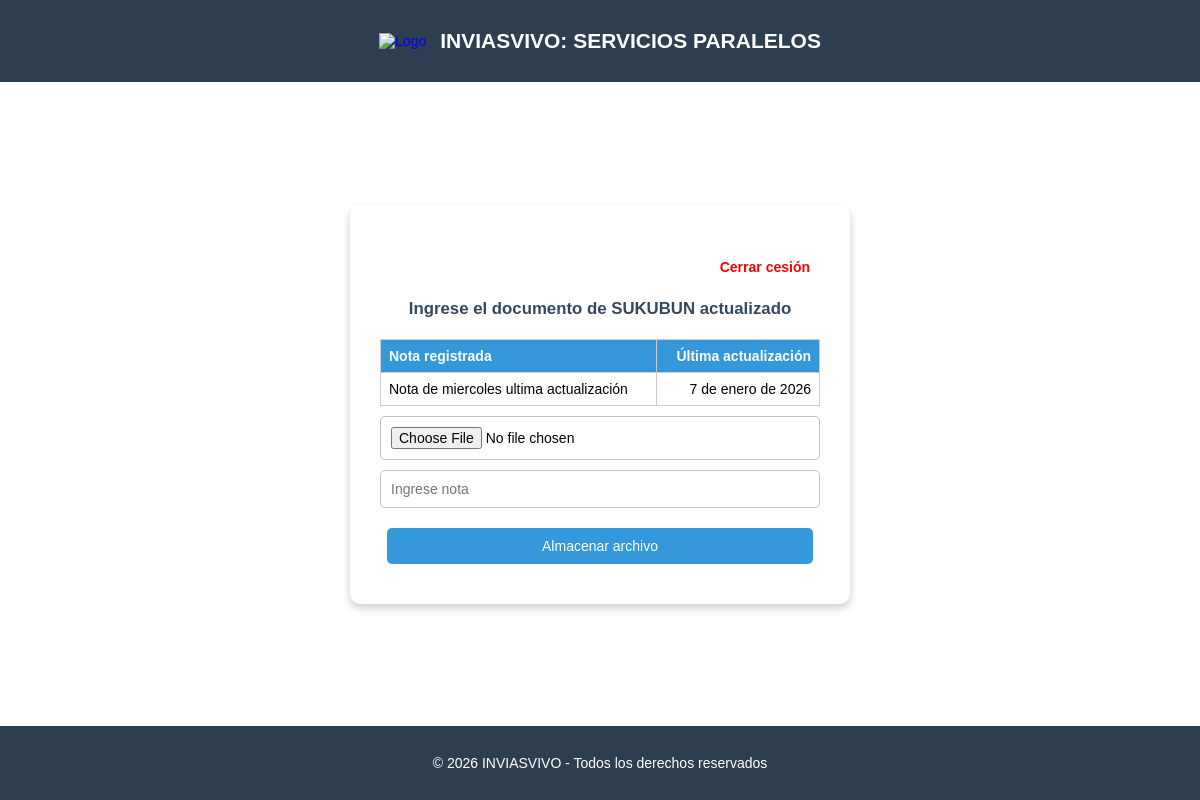
Page /demos/usuario/servicios-paralelos (signed in) on the committed database.
### demos/models.py (models this page shows)
class SukubunData(models.Model):
    file = models.FileField(upload_to=sukubun_path, storage=OverwriteStorage())
    note = models.CharField(max_length=500)
    create_at = models.DateField(auto_now_add=True)
    update_at = models.DateField(auto_now=True)
    def __str__(self):
        return f"{self.file} - {self.note} - {self.update_at}"

### demos/views.py (the view)
# urls.py: path('usuario/servicios-paralelos', views.preprocess_actions, name="preprocess_actions"),
@login_required(login_url='db_login', redirect_field_name=None)
def preprocess_actions(request):
    today = date.today()
    tomorrow = today + timedelta(days=1)
    last_sukubun = SukubunData.objects.order_by("-update_at").first()
    print('last sukubun')
    print(last_sukubun)
    sukubun_files = SukubunData.objects.all()
    return render(request, 'parallel_services.html', {
        'sukubun': sukubun_files,
        'last_sukubun': last_sukubun,
        'today': today,
        'tomorrow': tomorrow,
        })

### demos/templates/parallel_services.html (shortened to what this page needs)
{% extends 'index.html' %}
{% block header %}: SERVICIOS PARALELOS{% endblock %}
{% block content %}
<section class="sukubun">
    <form id="uploadForm" action="{% url 'db_sukubun' %}" method="post" enctype="multipart/form-data">
        <p><a class="logoutbtn" href="{% url 'db_logout' %}">Cerrar cesión</a></p>
         <h1>Ingrese el documento de SUKUBUN actualizado</h1>
         <table>
            <thead>
                <tr>
                    <td>Nota registrada</td>
                    <td>Última actualización</td>
                </tr>
            </thead>
            <tbody>
                <tr>
                    <td>{{ last_sukubun.note }}</td>
                    <td>{{ last_sukubun.update_at }}</td>
                </tr>
            </tbody>
         </table>
         <input type="file" name="file" id="fileInput" >
         <input type="text" name="note" id="noteInput" placeholder="Ingrese nota" >
         <div class="content-buttons">
            <input type="submit" value="Almacenar archivo">
         </div>
    </form>
</section>
{% endblock %}

### static/frontend/styles/styles.css (style rules this page uses)
* { box-sizing: border-box; font-family: Arial, sans-serif; font-size: 14px; }
html, body { padding: 0; margin: 0; height: 100%; width: 100%; min-height: 100vh; display: grid; grid-template-rows: auto 1fr auto; background: #fff; }
section { display: flex; justify-content: center; align-items: center; min-height: auto; background-color: #fff; }
section.sukubun { display: grid; align-content: center; }
form { background: white; margin: 0.3rem 0; padding: 30px; border-radius: 10px; box-shadow: 0 4px 8px rgba(0, 0, 0, 0.2); text-align: center; width: 500px; }
form h1 { font-size: 1.2rem; margin-bottom: 20px; color: #34495e; }
form input[type="file"], form input[type="text"], form input[type="submit"], form input[type="password"], form input[type="number"], form select, button, a { display: block; width: 100%; margin: 10px 0; padding: 10px; border-radius: 5px; border: 1px solid #bdc3c7; }
a.logoutbtn { color: red; text-decoration: none; border: none; font-weight: 600; text-align: right; }
form input[type="submit"] { background-color: #3498db; color: white; border: none; cursor: pointer; transition: background 0.3s ease; }
.content-alert, .content-buttons { display: flex; align-items: center; padding: 0 1rem; color: red; font-weight: lighter; justify-content: space-between; }
.content-buttons { margin: 0; padding: 0; background: none; }
.content-buttons button, .content-buttons input[type="submit"] { margin: 10px 0.5rem; }
table { width: 100%; border-collapse: collapse; }
thead { text-align: center; background-color: #3498db; color: #fff; font-weight: bold; padding: 8px; border: 1px solid #ccc; }
td { padding: 8px; border: 1px solid #ccc; }
td:first-child { text-align: left; }
td:nth-child(2) { text-align: right; }

### rows in the picture
SukubunData: note "Nota de miercoles ultima actualización", update_at "7 de enero de 2026"
